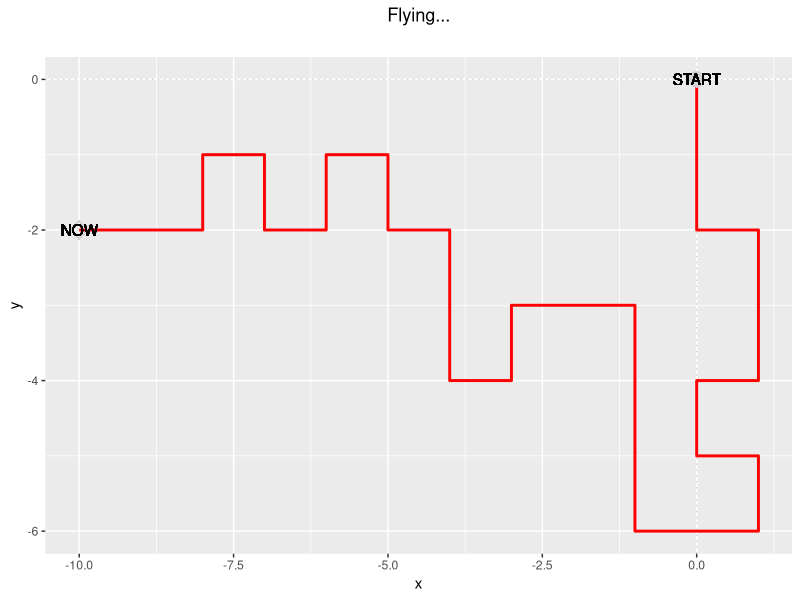
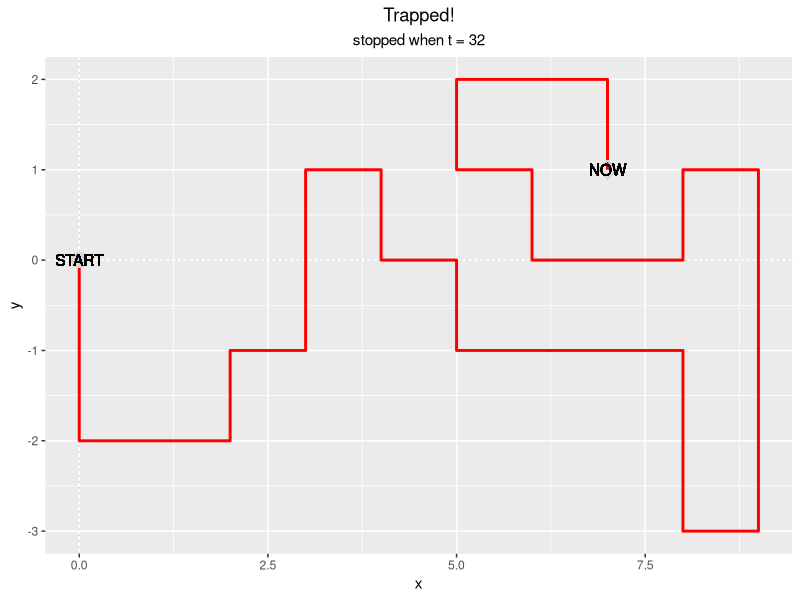
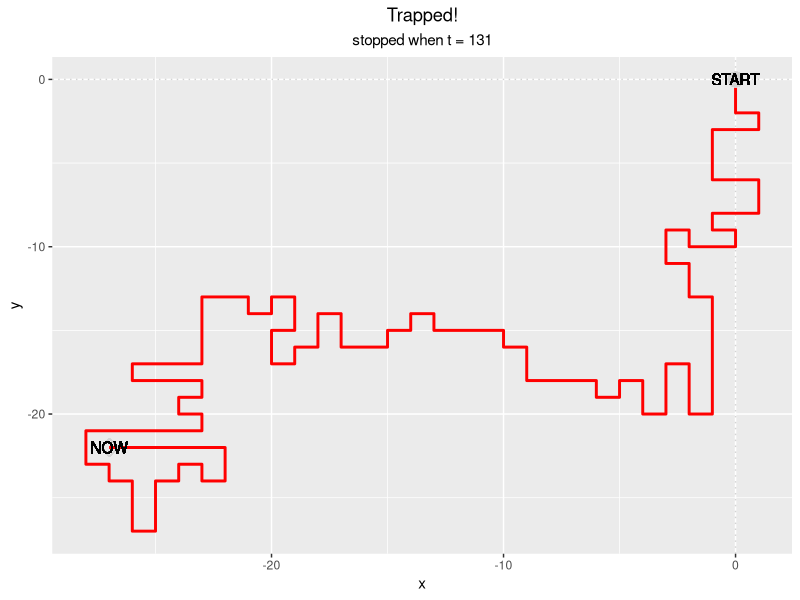
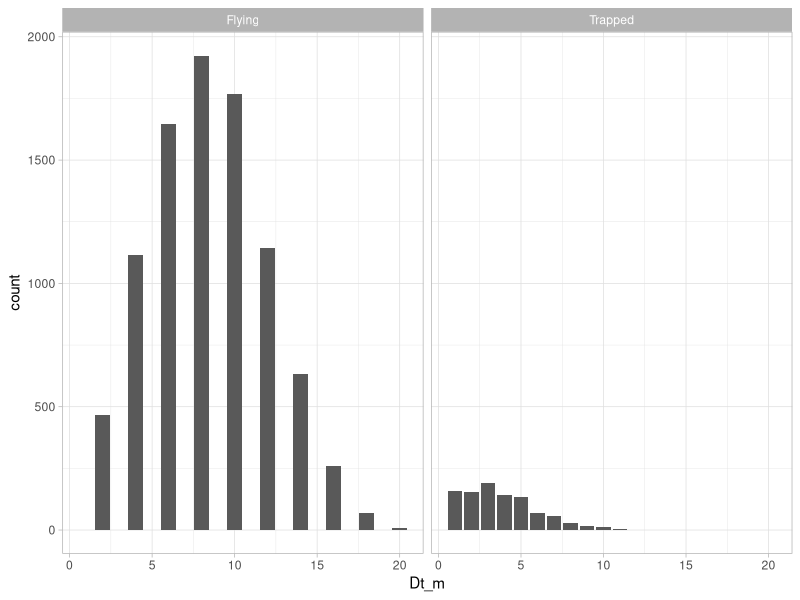

These figures' R source, in order: (Note: a time limit stopped this script after it produced the figures.)
library(tidyverse)
library(reshape2)
# setwd("C:/Users/HK/Desktop/18-2/CS/FINAL")

# Self Avoiding Walks -----------------------------------------------------------------------------------

# 현재 위치에서 4방향으로의 좌표
  neighbor <- function(i, j) {
    matrix(c(i+1, j,
             i-1, j,
             i, j-1,
             i, j+1), ncol = 2, byrow = T)
  }
  
# SAW 알고리즘
# wt (weight) = t-1시점에서 인접한 좌표 각각 방문한 적이 있으면 1, 없으면 0
# weight가 모두 0이 되면 trapped
  SAW <- function(t) {
    df <- matrix(0, ncol = 2)
    ti <- 1
    
    while(ti <= t) {
      findnext <- neighbor(df[ti,1], df[ti,2])
      avoid <- matrix(nrow = nrow(df), ncol = 4)
      for (fi in 1:4) {
        for (di in 1:nrow(df)) {
          avoid[di,fi] <- ifelse(all(findnext[fi,]==df[di,]), 0, 1)
        }
      }
      wt <- apply(avoid, 2, function(x) all(x==1))
      
      if (any(wt)) {
        choose <- sample(4, 1, prob = wt)
        df <- rbind(df, findnext[choose,])
        ti <- ti + 1
      } else { ti <- t + 1 }
    }
    
    df <- data.frame(df) ; colnames(df) <- c("x", "y")
    return(df)
  }
  
# Path 그리기
  gpath <- function(df, t) {
    n <- nrow(df)
    title1 <- ifelse(n < t+1, "Trapped!", "Flying...")
    title2 <- ifelse(n < t+1, paste("stopped when t =", n-1), "")
    
    ggplot(df) + theme_gray() +
      theme(plot.title = element_text(hjust = 0.5), 
            plot.subtitle = element_text(hjust = 0.5), legend.position = "") + 
      labs(title = title1, subtitle = title2) +
      geom_hline(aes(yintercept = 0), linetype = "dotted", color = "lightgray") +
      geom_vline(aes(xintercept = 0), linetype = "dotted", color = "lightgray") +
      geom_path(aes(x, y), color = "red", size = 1) +
      geom_point(aes(0, 0, size = 3), color = "lightgray") +
      geom_text(aes(0, 0, label = "START")) +
      geom_point(aes(x[n], y[n], size = 3), color = "lightgray", shape = 23) +
      geom_text(aes(x[n], y[n], label = "NOW"))
  }

# 시뮬레이션
  SIM <- function(f, t, niter=10000) {
    out <- list()
    for (it in 1:niter) { out[[it]] <- f(t) ; if(it%%10==0) print(it) }
    
    nstep <- lapply(out, function(d) nrow(d)) %>% as.numeric
    Dt_sq <- lapply(out, function(d) (d[nrow(d),1])^2 + (d[nrow(d),2])^2) %>% as.numeric
    Dt_m <- lapply(out, function(d) abs(d[nrow(d),1]) + abs(d[nrow(d),2])) %>% as.numeric
    
    return(list(simulation = out, summary = data.frame(nstep, Dt_sq, Dt_m)))
  }

# Trial 

  saw30 <- SAW(30) ; gpath(saw30, 30)
  saw100 <- SAW(100) ; gpath(saw100, 100)
  saw500 <- SAW(500) ; gpath(saw500, 500)


  MC_SAW20 <- SIM(f = SAW, t = 20, niter = 10000)
  summary(MC_SAW20$summary) ; apply(MC_SAW20$summary[2:3], 2, sd) # Dt: mean = 5.784, sd = 4.0144
  sum(MC_SAW20$summary$nstep != 21) / 10000                       # 10000번 중 trapped된 비율 = 0.0877
  sum(MC_SAW20$summary$Dt_sq) / 897697164                         # mean-square distance = 49.5699
  
  ggplot(MC_SAW20[[2]]) + geom_bar(aes(x = Dt_m)) + theme_light() + 
    facet_wrap(~ifelse(nstep==21, "Flying", "Trapped"))
  
  MC_SAW30 <- SIM(f = SAW, t = 30, niter = 10000)
  summary(MC_SAW30$summary) ; apply(MC_SAW30$summary[2:3], 2, sd) # Dt: mean = 10.06, sd = 5.1088
  sum(MC_SAW30$summary$nstep != 31) / 10000                       # 10000번 중 trapped된 비율 = 0.1971
  
  ggplot(MC_SAW30[[2]]) + geom_bar(aes(x = Dt_e)) + theme_light() + 
    facet_wrap(~ifelse(nstep==31, "Flying", "Trapped"))
  
  MC_SAW100 <- SIM(f = SAW, t = 100, niter = 10000)
  summary(MC_SAW100$summary) ; apply(MC_SAW100$summary[2:3], 2, sd) # Dt: mean = 10.05, sd = 9.0388
  sum(MC_SAW100$summary$nstep != 101) / 10000                       # 10000번 중 trapped된 비율 = 0.7884
  mean(MC_SAW100$summary$Dt_e^2)
  
  ggplot(MC_SAW100[[2]]) + geom_bar(aes(x = Dt_e)) + theme_light() + 
    facet_wrap(~ifelse(nstep==101, "Flying", "Trapped"))
  
  MC_SAW3 <- SIM(f = SAW, t = 10000, niter = 1000)
  summary(MC_SAW3$summary$Dt) ; sd(MC_SAW3$summary$Dt)              # Dt: mean = 15.54, sd = 12.2606
  summary(MC_SAW3$summary$nstep)
  sum(MC_SAW3$summary$nstep <= 334) / 1000                          # 1000번 중 trapped된 비율 = 1
  
  ggplot(MC_SAW3[[2]]) + geom_bar(aes(x = Dt)) + theme_light()
  
  which.max(MC_SAW3$summary$Dt) ; which.max(MC_SAW3$summary$nstep)
  
  gpath(MC_SAW3$simulation[[795]], t = 10000)
  gpath(MC_SAW3$simulation[[722]], t = 10000)
  
  
  MC_SAW4 <- SIM(f = SAW, t = 10000, niter = 10000)
  which.max(MC_SAW4$summary$Dt) ; which.max(MC_SAW4$summary$nstep)
  summary(MC_SAW4$summary$Dt) ; sd(MC_SAW4$summary$Dt)              # Dt: mean = 15.02, sd = 11.71917
  summary(MC_SAW4$summary$nstep)
  
  ggplot(MC_SAW4[[2]]) + geom_bar(aes(x = Dt)) + theme_light()

 
   
# Random Walk -------------------------------------------------------------------------------------------
  
  RW <- function(t) {
    df <- matrix(0, ncol = 2)
    for (ti in 1:t) {
      findnext <- neighbor(df[ti,1], df[ti,2])
      choose <- sample(4, 1)
      df <- rbind(df, findnext[choose,])
    }
    df <- data.frame(df) ; colnames(df) <- c("x", "y")
    return(df)
  }
  
  deletepath <- function(df) { ifelse(nrow(filter(count(df, x, y), n > 1)) > 0, 1, 0) }
  
# Trial
  rw1 <- RW(t = 30) ; gpath(rw1, 30)
  rw2 <- RW(t = 1000) ; gpath(rw2, 30)
  
  MC_RW10 <- SIM(f = RW, t = 10, niter = 10000)
  MC_RW30 <- SIM(f = RW, t = 30, niter = 10000)
  MC_RW100 <- SIM(f = RW, t = 100, niter = 1000)
  MC_RW1000 <- SIM(f = RW, t = 1000, niter = 10000)
  
  summary(MC_RW1000[[2]])
  ggplot(MC_RW1000[[2]]) + geom_bar(aes(Dt)) + theme_light() 
  
  
  delete10 <- lapply(MC_RW10[[1]], function(d) deletepath(d)) %>% as.numeric
  MC_RW_SAW10 <- list(simulation = MC_RW10$simulation[which(delete10==0)],
                      summary = MC_RW10$summary[which(delete10==0),])
  
  summary(MC_RW_SAW10[[2]])
  ggplot(MC_RW_SAW10[[2]]) + geom_bar(aes(Dt)) + theme_light()
  
  delete1 <- lapply(MC_RW1[[1]], function(d) deletepath(d)) %>% as.numeric
  sum(delete1)
  
  delete3 <- lapply(MC_RW3[[1]], function(d) deletepath(d)) %>% as.numeric
  sum(delete3)
  
  
  log(mean(MC_SAW_D1$summary$Dt), base = 100)/2


  
# Pivot Algorithm (Failed) ------------------------------------------------------------------------------
  
  pivot <- function(pivot, point) { # point as vector
    P <- t(pivot) ; A <- t(point)
    
    RX <- matrix(c(1,  0,
                   0, -1), ncol = 2, byrow = T)
    RY <- matrix(c(-1, 0,
                    0, 1), ncol = 2, byrow = T)
    R90 <- matrix(c(0, -1,
                    1,  0), ncol = 2, byrow = T)
    R180 <- matrix(c(-1,  0,
                      0, -1), ncol = 2, byrow = T)
    R270 <- matrix(c( 0, 1,
                     -1, 0), ncol = 2, byrow = T)
    
    r <- sample(5, 1)
    if (r==1) { A_ <- (A-Pm) %*% RX + Pm }
    if (r==2) { A_ <- (A-Pm) %*% RY + Pm }
    if (r==3) { A_ <- (A-Pm) %*% R90 + Pm }
    if (r==4) { A_ <- (A-Pm) %*% R180 + Pm }
    if (r==5) { A_ <- (A-Pm) %*% R270 + Pm }
    
    return(list(pivoted = A_, rotate = r))
  }
  
# 시뮬레이션  
  SIM_P <- function(f, t, niter = 10000) {
    out <- list()
    for (it in 1:niter) { 
      out[[it]] <- f(t)
      pivots <- pivot(as.matrix(out[[it]]))
      p <- pivots[[2]] ; n <- nrow(pivots[[1]])
  
      reject <- matrix(nrow = p-1, ncol = n-p)
      for (b in 1:(p-1)) { for (a in (p+1):n) { 
        reject[b, a-p] <- as.numeric(all(pivots[[1]][b,] == pivots[[1]][a,])) } }
      if(sum(reject) == 0) { out[[it]] <- pivots[[1]] }
      
      if(it%%10==0) { print(it) }
    }
  
    nstep <- lapply(out, function(d) nrow(d)) %>% as.numeric
    Dt_sq <- lapply(out, function(d) (d[nrow(d),1])^2 + (d[nrow(d),2])^2) %>% as.numeric
    Dt_m <- lapply(out, function(d) abs(d[nrow(d),1]) + abs(d[nrow(d),2])) %>% as.numeric
    
    return(list(simulation = out, summary = data.frame(nstep, Dt_sq, Dt_m)))
  }

# Trial   
  MC_PV20 <- SIM_P(SAW, 20, niter=10000)
  MC_PV30 <- SIM_P(SAW, 30, niter=10000)
  
  summary(MC_SAW20$summary) ; apply(MC_SAW20$summary[2:3], 2, sd)
  summary(MC_PV20$summary) ; apply(MC_PV20$summary[2:3], 2, sd)
  
  ggplot(MC_PV20$summary) + geom_bar(aes(Dt_sq))
  ggplot(MC_SAW20$summary) + geom_bar(aes(Dt_sq))
  
  summary(MC_PV30$summary) ; apply(MC_PV30$summary[2:3], 2, sd) 
  ggplot(MC_PV30$summary) + geom_bar(aes(Dt_sq)) + facet_wrap(~(nstep==31))
  
  gpath(as.data.frame(pivot(as.matrix(saw30))[[1]]), 31)
  
  
